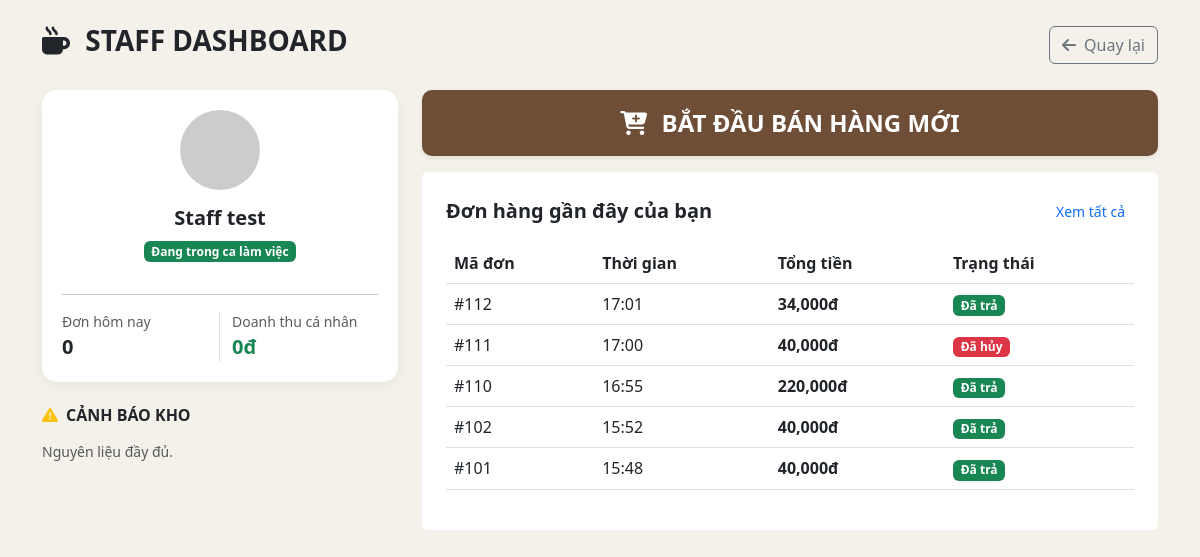
Screenshot of /pos/index.php (signed in) with the database file from the repository.
### tables this page shows
CREATE TABLE `orders` (
  `id` int(11) NOT NULL,
  `user_id` int(11) NOT NULL DEFAULT 1,
  `order_date` datetime NOT NULL DEFAULT current_timestamp(),
  `total_price` int(11) NOT NULL,
  `payment_method` varchar(50) DEFAULT 'cash' COMMENT 'cash hoặc transfer',
  `status` varchar(255) NOT NULL DEFAULT 'not_paid',
  `session_id` int(11) DEFAULT NULL,
  `voucher_code` varchar(50) DEFAULT NULL,
  `discount_percent` decimal(5,2) DEFAULT 0.00,
  `final_amount` decimal(10,2) DEFAULT 0.00
);

### pos/index.php (the view, shortened to what this page needs)
<?php
global $mysqli;
$user_id = $_SESSION['user_id'];
$fullname = $_SESSION['fullname'];
$today = date('Y-m-d');
$stats_query = "SELECT COUNT(id) as total_orders, SUM(total_price) as total_revenue
                FROM orders
                WHERE user_id = $user_id AND DATE(order_date) = '$today' AND status = 'paid'";
$stats_result = $mysqli->query($stats_query);
$stats = $stats_result->fetch_assoc();
$low_stock_query = "SELECT name, quantity, unit FROM ingredients WHERE quantity <= min_quantity LIMIT 5";
$low_stock_result = $mysqli->query($low_stock_query);
?>
<!DOCTYPE html>
<html lang="vi">
<head>
    <link href="https://cdn.jsdelivr.net/npm/bootstrap@5.3.0/dist/css/bootstrap.min.css" rel="stylesheet">
    <link rel="stylesheet" href="https://cdnjs.cloudflare.com/ajax/libs/font-awesome/6.4.0/css/all.min.css">
</head>
<body>
<div class="container py-4">
    <div class="d-flex justify-content-between align-items-center mb-4">
        <h3 class="fw-bold text-brown"><i class="fa-solid fa-mug-hot me-2"></i> STAFF DASHBOARD</h3>
        <a href="../index.php" class="btn btn-outline-secondary"><i class="fa-solid fa-arrow-left me-2"></i>Quay lại</a>
    </div>
    <div class="row g-4">
        <div class="col-lg-4">
            <div class="sidebar-user mb-4 text-center">
                <img src="https://ui-avatars.com/api/?name=<?= urlencode($fullname) ?>&background=6f4e37&color=fff" class="rounded-circle mb-3" width="80">
                <h5 class="fw-bold"><?= $fullname ?></h5>
                <span class="badge bg-success mb-3">Đang trong ca làm việc</span>
                <hr>
                <div class="row text-start mt-3">
                    <div class="col-6 border-end">
                        <small class="text-muted d-block">Đơn hôm nay</small>
                        <span class="fw-bold fs-5"><?= $stats['total_orders'] ?? 0 ?></span>
                    </div>
                    <div class="col-6">
                        <small class="text-muted d-block">Doanh thu cá nhân</small>
                        <span class="fw-bold fs-5 text-success"><?= number_format($stats['total_revenue'] ?? 0) ?>đ</span>
                    </div>
                </div>
            </div>
            <h6 class="fw-bold mb-3"><i class="fa-solid fa-triangle-exclamation text-warning me-2"></i>CẢNH BÁO KHO</h6>
            <?php if ($low_stock_result->num_rows > 0): ?>
                <?php while($item = $low_stock_result->fetch_assoc()): ?>
                    <div class="alert alert-stock p-2 mb-2 shadow-sm">
                        <small class="d-block fw-bold"><?= $item['name'] ?></small>
                        <small class="text-danger">Còn lại: <?= $item['quantity'] ?> <?= $item['unit'] ?></small>
                    </div>
                <?php endwhile; ?>
            <?php else: ?>
                <p class="text-muted small">Nguyên liệu đầy đủ.</p>
            <?php endif; ?>
        </div>
        <div class="col-lg-8">
            <div class="row g-3">
                <div class="col-md-12">
                    <a href="menu.php" class="btn-main fs-4 shadow-sm">
                        <i class="fa-solid fa-cart-plus me-2"></i> BẮT ĐẦU BÁN HÀNG MỚI
                    </a>
                </div>
                <div class="col-md-12">
                    <div class="card stat-card p-4">
                        <div class="d-flex justify-content-between align-items-center mb-3">
                            <h5 class="fw-bold mb-0">Đơn hàng gần đây của bạn</h5>
<a href="history.php" class="btn btn-sm btn-link text-decoration-none">Xem tất cả</a>
                        </div>
                        <div class="table-responsive">
                            <table class="table table-hover">
                                <thead>
                                    <tr>
                                        <th>Mã đơn</th>
                                        <th>Thời gian</th>
                                        <th>Tổng tiền</th>
                                        <th>Trạng thái</th>
                                    </tr>
                                </thead>
                                <tbody>
                                    <?php
$recent_orders = $mysqli->query("SELECT id, order_date, total_price, status
                                FROM orders WHERE user_id = $user_id
                                ORDER BY order_date DESC LIMIT 5");
while($row = $recent_orders->fetch_assoc()):
?>
<tr>
    <td>#<?= $row['id'] ?></td>
    <td><?= date('H:i', strtotime($row['order_date'])) ?></td>
    <td class="fw-bold"><?= number_format($row['total_price']) ?>đ</td>
    <td>
        <?php if ($row['status'] == 'paid'): ?>
<span class="badge bg-success">Đã trả</span>
        <?php elseif ($row['status'] == 'canceled'): ?>
<span class="badge bg-danger">Đã hủy</span>
        <?php else: ?>
<span class="badge bg-warning text-dark">Đang xử lý</span>
        <?php endif; ?>
    </td>
</tr>
<?php endwhile; ?>
                                </tbody>
                            </table>
                        </div>
                    </div>
                </div>
            </div>
        </div>
    </div>
</div>
</body>
</html>

### pos/index.php (style rules this page uses)
:root { --coffee-dark: #6f4e37; --coffee-light: #f4f1ea; }
body { background-color: var(--coffee-light); font-family: 'Segoe UI', Tahoma, Geneva, Verdana, sans-serif; }
.sidebar-user { background: white; border-radius: 15px; padding: 20px; box-shadow: 0 4px 15px rgba(0,0,0,0.05); }
.stat-card { border: none; border-radius: 15 shadow: 0 4px 10px rgba(0,0,0,0.05); transition: 0.3s; }
.btn-main { background: var(--coffee-dark); color: white; border-radius: 10px; padding: 15px; font-weight: bold; border: none; width: 100%; transition: 0.3s; text-decoration: none; display: block; text-align: center; }

### rows the page displays
orders: id "112", order_date "17:01", total_price "34,000", status "Đã trả"
orders: id "111", order_date "17:00", total_price "40,000", status "Đã hủy"
orders: id "110", order_date "16:55", total_price "220,000", status "Đã trả"
orders: id "102", order_date "15:52", total_price "40,000", status "Đã trả"
orders: id "101", order_date "15:48", total_price "40,000", status "Đã trả"

### other values shown
$fullname "Staff test"
$stats['total_orders'] "0"
$stats['total_revenue'] "0"
